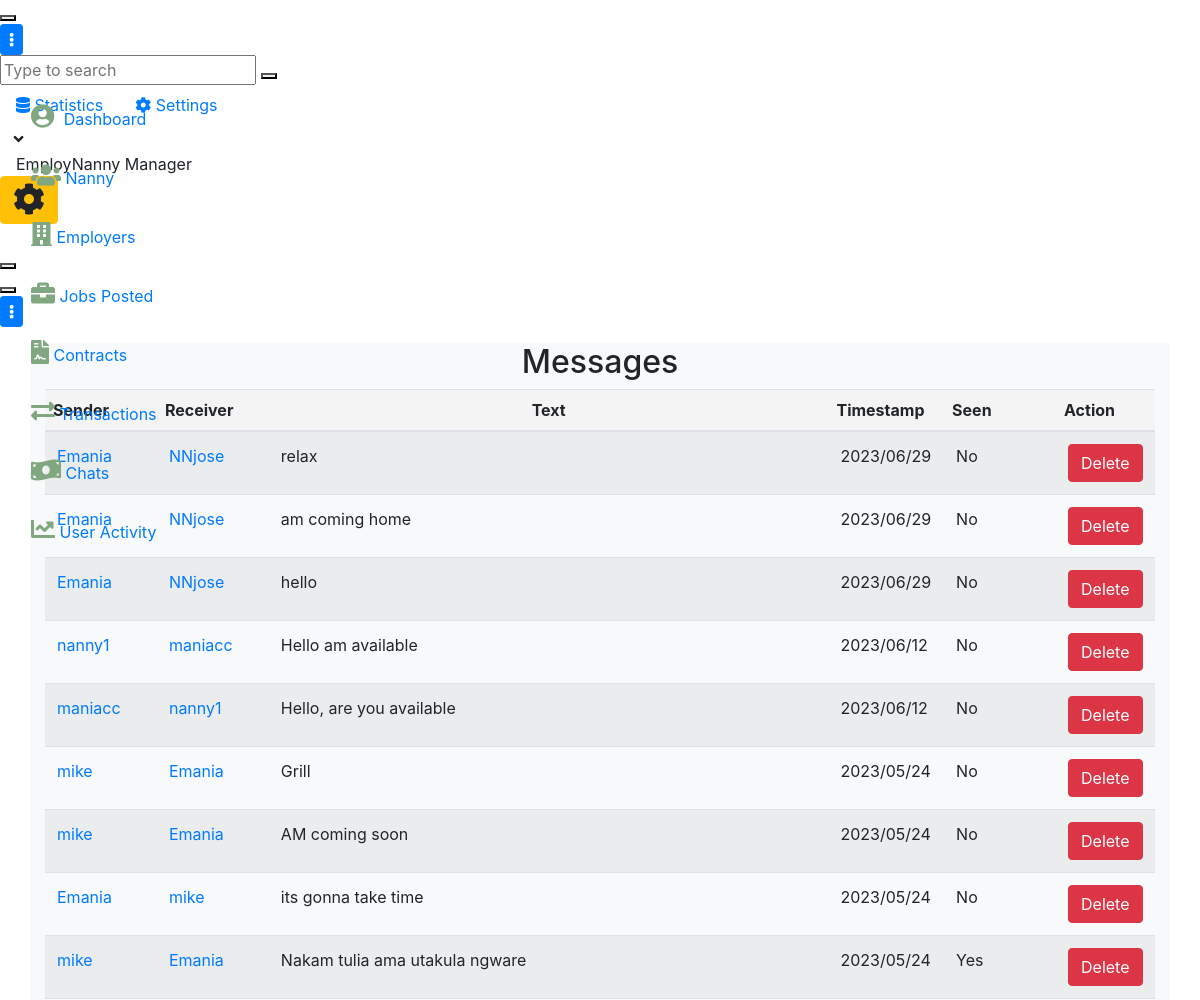
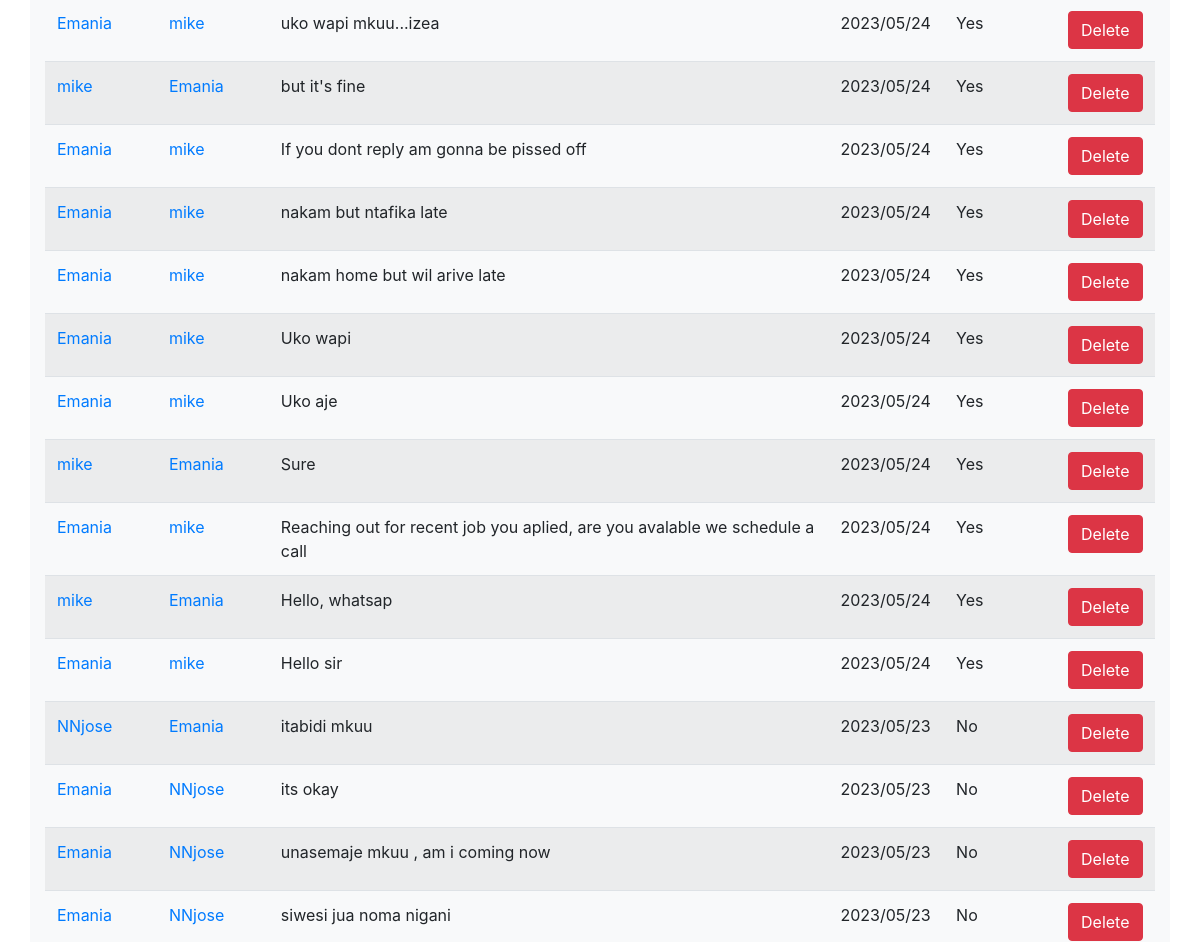
Before: /reports/chats (upper part) with the older database file (2 pictures, top to bottom).
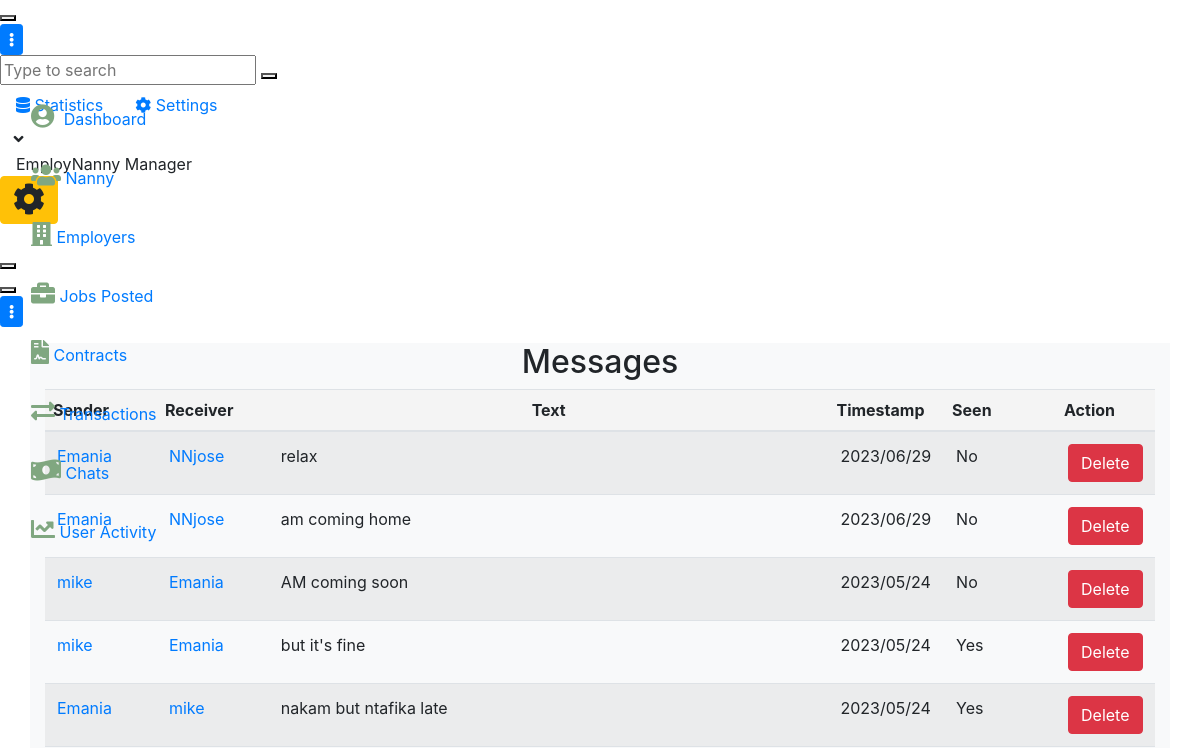
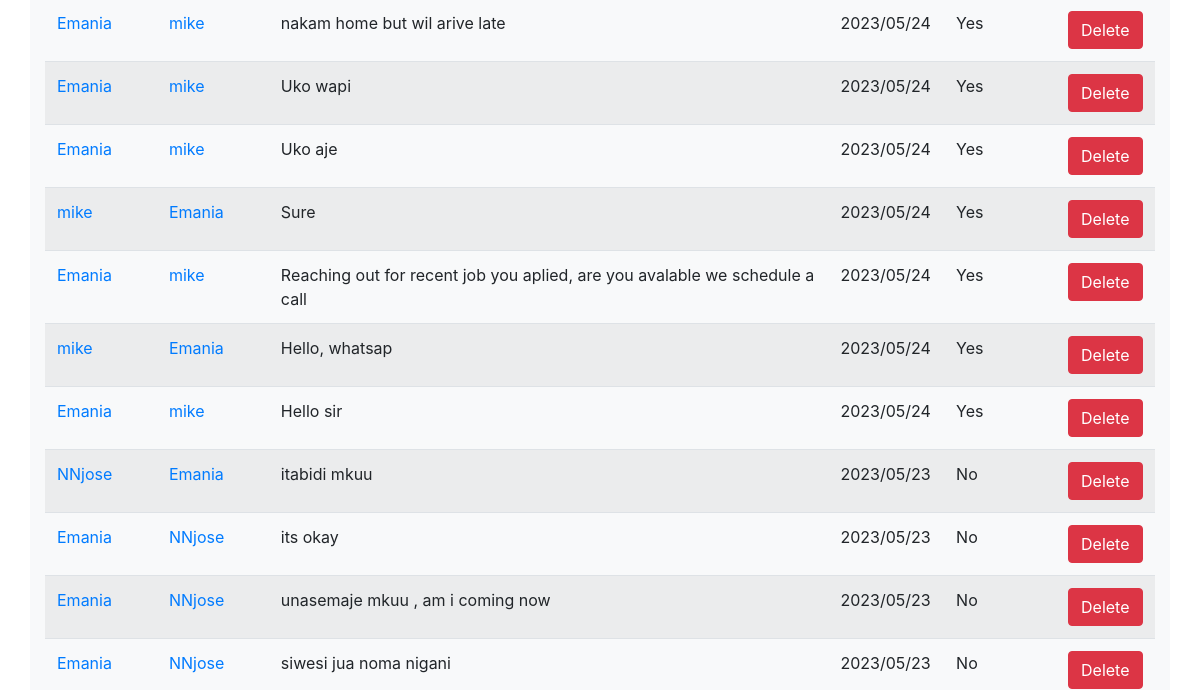
After: the same page with the newer database file (2 pictures, top to bottom).
### messaging/models.py (models this page shows, shortened)
class Message(models.Model):
    sender = models.ForeignKey(
        User, on_delete=models.CASCADE, related_name='sent_messages')
    receiver = models.ForeignKey(
        User, on_delete=models.CASCADE, related_name='received_messages')
    timestamp = models.DateTimeField(auto_now_add=True)
    text = models.TextField()
    is_seen = models.BooleanField(default=False)
    class Meta:
        ordering = ['-timestamp']

### AdminReports/views.py (the view)
# urls.py: path('chats', views.messages, name="chats"),
def messages(request):
    chats = Message.objects.all()
    context = {
        'chats': chats
    }
    return render(request, "admin/chats.html", context)

### AdminReports/templates/admin/chats.html
  {% extends 'admin/baseadmin.html' %}
{% block content %}
</div>
                <div class="app-main__outer">
<div class="app-main__inner">
<div class="container bg-light" style="min-width: 90%;">
    <h2 class="text-center">Messages </h2>
  <table class="table table-striped">
    <thead>
      <tr>
        <th style="width: 10%; padding: 8px; background-color: #f4f4f4">Sender</th>
        <th style="width: 10%; padding: 8px; background-color: #f4f4f4">Receiver</th>
        <th style="width: 50%; padding: 8px; background-color: #f4f4f4" class="text-center">Text</th>
        <th style="width: 10%; padding: 8px; background-color: #f4f4f4">Timestamp</th>
        <th style="width: 10%; padding: 8px; background-color: #f4f4f4">Seen</th>
        <th style="width: 5%; padding: 8px; background-color: #f4f4f4">Action</th>
      </tr>
    </thead>
    <tbody>
      {% for chat in chats %}
        <tr>
          <td><a href="#">{{ chat.sender.username }}</a></td>
          <td><a href="#">{{ chat.receiver.username }}</a></td>
          <td>{{ chat.text }}</td>
            <td>{{ chat.timestamp|date:"Y/m/d" }}</td>
          <td>{% if chat.is_seen %}Yes{% else %}No{% endif %}</td>
           <td><a href="{% url 'delete_message' chat.id %}" class="btn btn-danger">Delete</a></td>
        </tr>
      {% empty %}
        <tr>
          <td colspan="5">No conversations found.</td>
        </tr>
      {% endfor %}
    </tbody>
  </table>
</div>
</div>
</div>
{% endblock content %}

Changed rows visible on the page:
removed Message: sender.username "Emania", receiver.username "NNjose", text "hello", timestamp "2023/06/29", is_seen "No"
removed Message: sender.username "nanny1", receiver.username "maniacc", text "Hello am available", timestamp "2023/06/12", is_seen "No"
removed Message: sender.username "maniacc", receiver.username "nanny1", text "Hello, are you available", timestamp "2023/06/12", is_seen "No"
removed Message: sender.username "mike", receiver.username "Emania", text "Grill", timestamp "2023/05/24", is_seen "No"
removed Message: sender.username "Emania", receiver.username "mike", text "its gonna take time", timestamp "2023/05/24", is_seen "No"
removed Message: sender.username "mike", receiver.username "Emania", text "Nakam tulia ama utakula ngware", timestamp "2023/05/24", is_seen "Yes"
removed Message: sender.username "Emania", receiver.username "mike", text "uko wapi mkuu...izea", timestamp "2023/05/24", is_seen "Yes"
removed Message: sender.username "Emania", receiver.username "mike", text "If you dont reply am gonna be pissed off", timestamp "2023/05/24", is_seen "Yes"
